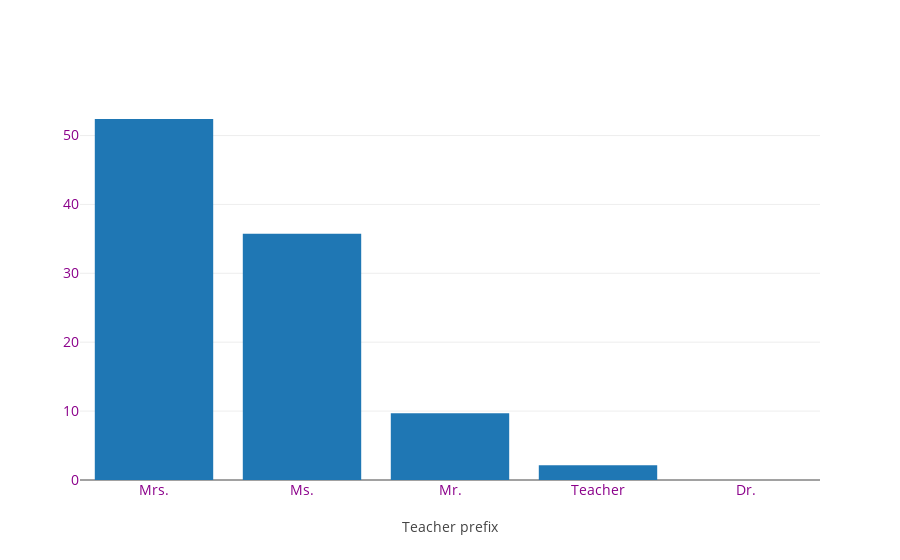

Write notebook code for a chart like this one.
### Code cell
prefix_count = train_data["teacher_prefix"].value_counts()
grph2 = go.Bar(x = prefix_count.index, y = (prefix_count / prefix_count.sum())*100,)
data = [grph2]
layout = go.Layout(
    xaxis=dict(title='Teacher prefix',tickfont=dict(size=14, color='rgb(139, 0, 139)')),
    yaxis=dict(titlefont=dict(size=16,color='rgb(139, 0, 139)'),tickfont=dict(size=14,color='rgb(139, 0, 139)'))
)
fig = go.Figure(data=data, layout=layout)
py.iplot(fig)

### Figure 1 — Plotly figure (JSON) as saved in the notebook; plotly's stock layout.template omitted (floating-point values rounded to 4 significant figures)
{"data": [{"type": "bar", "x": ["Mrs.", "Ms.", "Mr.", "Teacher", "Dr."], "y": [52.4, 35.74, 9.703, 2.149, 0.01428]}], "layout": {"xaxis": {"tickfont": {"color": "rgb(139, 0, 139)", "size": 14}, "title": "Teacher prefix"}, "yaxis": {"tickfont": {"color": "rgb(139, 0, 139)", "size": 14}, "titlefont": {"color": "rgb(139, 0, 139)", "size": 16}}}}
